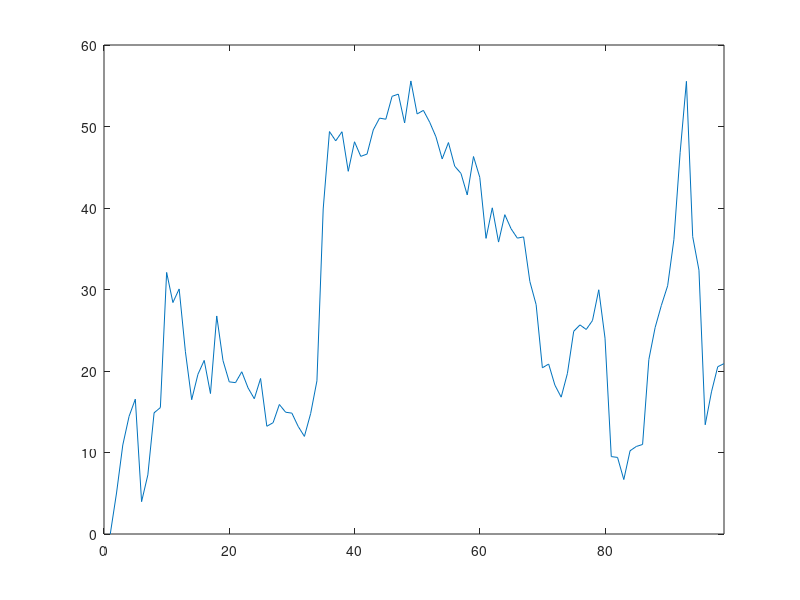

Here is the MATLAB script that generated this plot:
load birdtruth_rectspace.txt 
correct = birdtruth_rectspace;
[m,n]=size(correct);
c = zeros(m,2);
c(:,1) = correct(:,1) + correct(:,3)/2;
c(:,2) = correct(:,2) + correct(:,4)/2;

s = zeros(m,2);

load tic_x_bird.mat
load tic_y_bird.mat
s(:,1)= tic_x_bird(2:m+1,1);
s(:,2)= tic_y_bird(2:m+1,1);

error=zeros(1,m);
error = sqrt  (   (c(:,1)-s(:,1)).^2 + (c(:,2)- s(:,2)).^2   ) ;
i=1:m;
plot(i,error);
axis([0,99,0,60]);